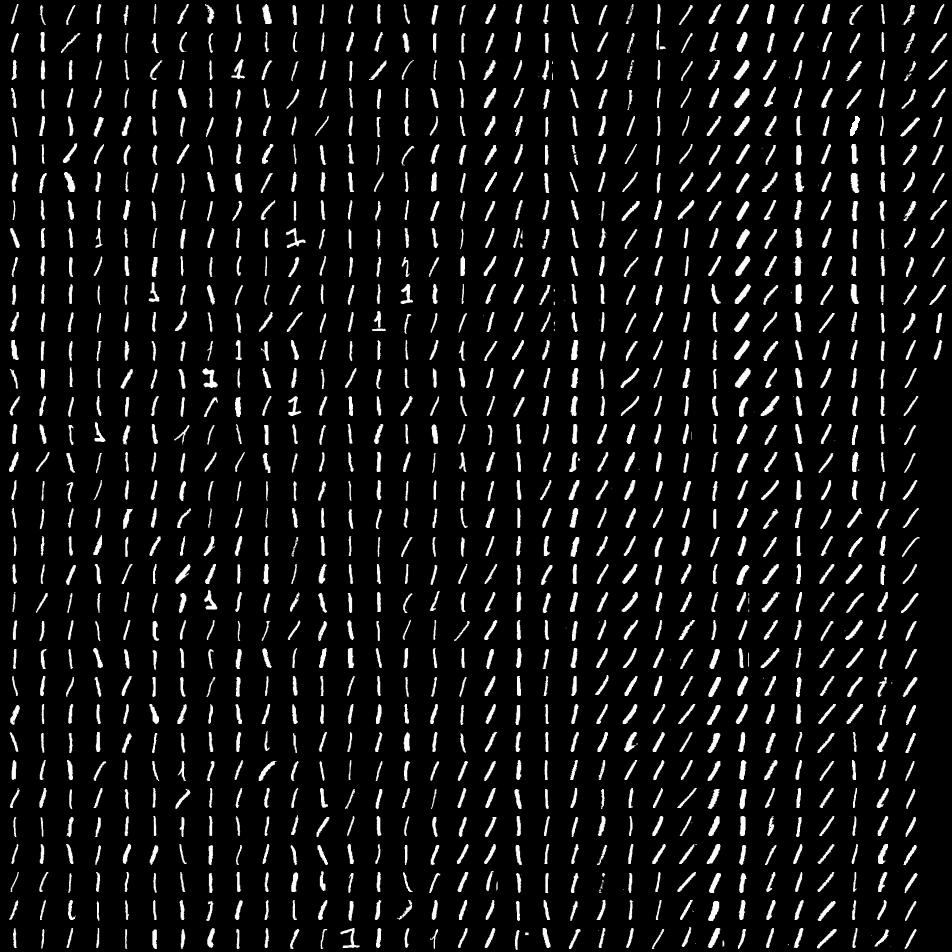
%> input picture mnist_test1.jpg, 952 x 952 px
$ octave test_mnist.m   (GNU Octave 9; MATLAB toolbox functions it lacks are replaced by stand-ins)
%> lines starting %> are read from the running program, lines starting %| are printed output that depends on the picture
### gaussian_kernel.m
% gaussian_kernel
%   Gaussian kernel for two matricies of column vectors
% author: wp
% input: matricies U,V,sigma
% output: Gram matrix G
function G=gaussian_kernel(U,V,sigma)
% inspired by http://stackoverflow.com/questions/13109826/compute-a-gramm-matrix-in-matlab-without-loops
sizeU=size(U,2);
sizeV=size(V,2);
% the formula below is derived from expanding ||u-v|| to avoid loops
A=repmat(sum(U.*U,1)',1,sizeV);
B=-2*U'*V;
C=repmat(sum(V.*V,1),sizeU,1);
G=A+B+C;
G=exp(-G/(2*sigma^2));

### solve_nlp_pchol.m
% solve_nlp_pchol
%   Train non-linear SVMs with partial Cholesky factorization (5.10)
% author: wp
% input: a,v,Delta,tau_d,sigma,tol,maxiter
% output: w*,b*,h*,U
function [w,b,h,U]=solve_nlp_pchol(a,V,Delta,taud,sigma,tol,maxiter)
K=gaussian_kernel(V,V,sigma);       % get K with gaussian kernel
n=size(K,1);
% [14 lines of commented-out code are left out]
[L,B,~,~] = partchol(K);	% get LDLt decomposition, B=D
for i=1:n
    if B(i,i)<tol			% we know the diagnoal elements of B are in descent order
        i=i-1;
        break;
    end
end
L1=sqrt(B)*L';				% get partial LLt decomposition
U=L1(1:i,:);
size(U,1)					% display the rank (size) of U
[w,b,h]=solve_sp(a,U,Delta,taud,maxiter);   % "then the SP is solved with U replacing V"

### partchol.m
% This function is by A. FORSGREN, P. E. GILL, AND W. MURRAY
%   in paper COMPUTING MODIFIED NEWTON DIRECTIONS USING A PARTIAL CHOLESKY FACTORIZATION

% PARTCHOL Partial Cholesky factorization routine for a real symmetric matrix H.
% [L,B,perm,n1] = partchol(H)
% forms a permutation perm, a unit lower-triangular matrix
% L(perm,:) and a block diagonal matrix B such that
% LBL'=H
% using the partial Cholesky factorization with diagonal pivoting.
% The size of the positive-definite principal submatrix obtained
% in the factorization is n1.
function [L,B,perm,n1] = partchol(H)
n = length(H);
perm = 1:n;
B = H;
L = zeros(n);
nu=0.5;
k = 1;
n1 = 0;
while k <= n
  [mur,r] = max([zeros(1,k-1) diag(B(k:n,k:n))']);
  if k < n
    mupr = max(abs(B(r,[1:r-1 r+1:n])));
  else
    mupr = 0;
  end
  if mur > 0 && mur >= nu * mupr
    n1 = k;
    perm([k r]) = perm([r k]);
    B([k r],:) = B([r k],:);
    B(:,[k r]) = B(:,[r k]);
    L(perm(k:n),k) = B(k:n,k)/B(k,k);
    if k < n
      B(k+1:n,k+1:n) = B(k+1:n,k+1:n)-L(perm(k+1:n),k)*B(k,k+1:n);
      B(k+1:n,k) = zeros(n-k,1);
      B(k,k+1:n) = zeros(1,n-k);
    end
    k = k+1;
  else
    L(perm(k:n),k:n) = eye(n-k+1);
    k = n+1;
  end
end

### solve_sp.m
% solve_sp
%   SQP-like algo in Sec.4 (Fletcher) with naive approach
% author: wp
% input: a,v,Delta,tau_d,maxiter
% output: w*,b*,h*
function [w,b,h]=solve_sp(a,V,Delta,taud,maxiter)
m=size(a,1);    % number of data points
n=size(V,1);    % dimension of v
AVt=diag(a)*V'; % pre-calculation
k=0;            % number of iters
d=taud*2;
% initialization
w=rand(n,1);    % "w_0 is arbitrary"
%w=ones(n,1);
w=w./norm(w);   % normalization
lpf=[0,-1];     % parameters in LP
lpA=[-a,ones(m,1)];
lpb=AVt*w;
options=optimoptions(@linprog,'display','none');    % suppress output
x=linprog(lpf,lpA,lpb,[],[],[],[],[],options);      % choose b_0 and h_0 by LP, x=[b_0;h_0]
b=x(1);
h=x(2);
% iteration
while norm(d)>=taud                 % criteria of termination
    pik=max([0 h]);                 % avoiding negative h_k (thus pi_k)
    qpH=diag([ones(n,1)*pik;0;0]);  % Hessian, parameters in QP_k
    qpf=[zeros(n+1,1);-1];
    qpA=[-AVt,-a,ones(m,1)];
    qpb=AVt*w+b.*a-h.*ones(m,1);
    qpAeq=[w',0,0];
    qpbeq=0;
    qplb=[-ones(n,1)*Delta;-inf;-inf];
    qpub=-qplb;
    options=optimoptions(@quadprog,'display','none');    % suppress output
    d=quadprog(qpH,qpf,qpA,qpb,qpAeq,qpbeq,qplb,qpub,[],options);  % solve QP_k, d=[dw;db;dh];
    dw=d(1:n);
    db=d(n+1);
    dh=d(n+2);
    wo=w+dw;
    bo=b+db;
    ho=h+dh;
    normw=norm(w);
    w=wo./normw;                    % w_k+1
    b=bo./normw;                    % b_k+1
    h=ho./normw;                    % h_k+1
    k=k+1;
    if k>maxiter
        fprintf('Too many iterations!\n')
        break
    end
    %norm(d)
end
k

### test_mnist.m
% see test_3x3 for full comments
% test solve_nlp_pchol with the mnist database
% just classify 1 (+1) and 9 (-1)
% pick the first n*20 digits from each image as the training data
% the next m*20 digits are used for testing
% each vector has 784 dimensions
n=20;
m=8;
sigma=50000;
im1=imread('mnist_test1.jpg');
%> im1 is the input picture: size 952x952 uint8; min 0, max 255, mean 19.9
im9=imread('mnist_test9.jpg');
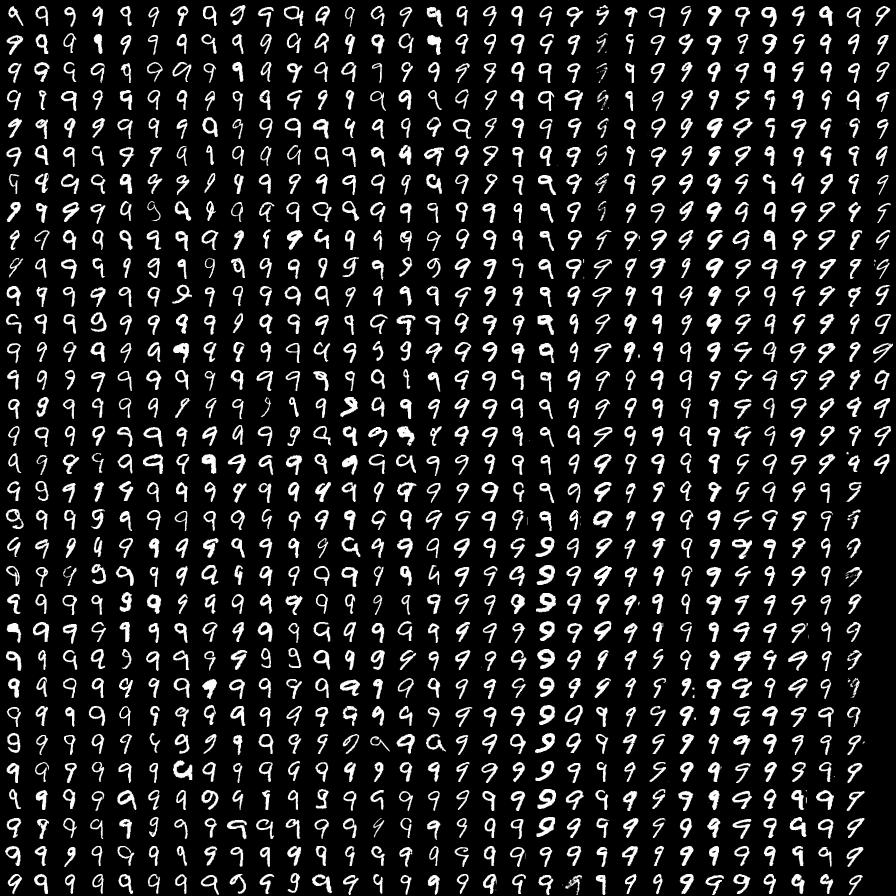
%> input picture mnist_test9.jpg, 896 x 896 px
%> im9 is the input picture: size 896x896 uint8; min 0, max 255, mean 32.5
V=zeros(784,n*40);
a=[ones(n*20,1);-ones(n*20,1)];
for i=1:n
    for j=1:20
        V(:,i*20-20+j)=reshape(double(im1(i*28-27:i*28,j*28-27:j*28)),784,1);
    end
end
for i=1:n
    for j=1:20
        V(:,(n+i)*20-20+j)=reshape(double(im9(n*28-27:n*28,j*28-27:j*28)),784,1);
    end
end
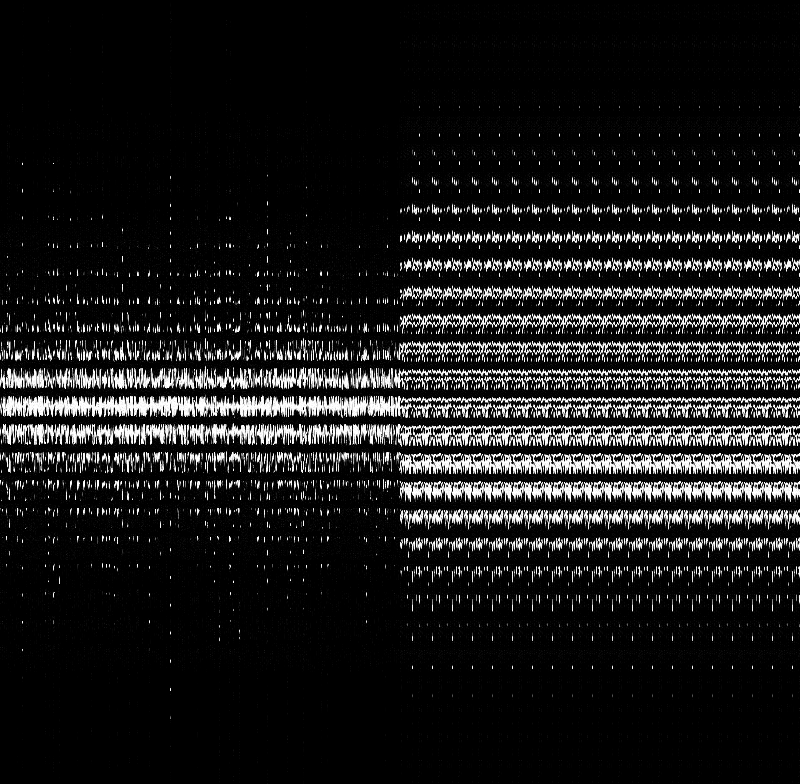
%> V: size 784x800 double; min 0, max 255, mean 26.6
% train svm
[w,b,h,U]=solve_nlp_pchol(a,V,10^5,10^-5,sigma,10^-5,50);
%> in gaussian_kernel, `B=-2*U'*V;`:
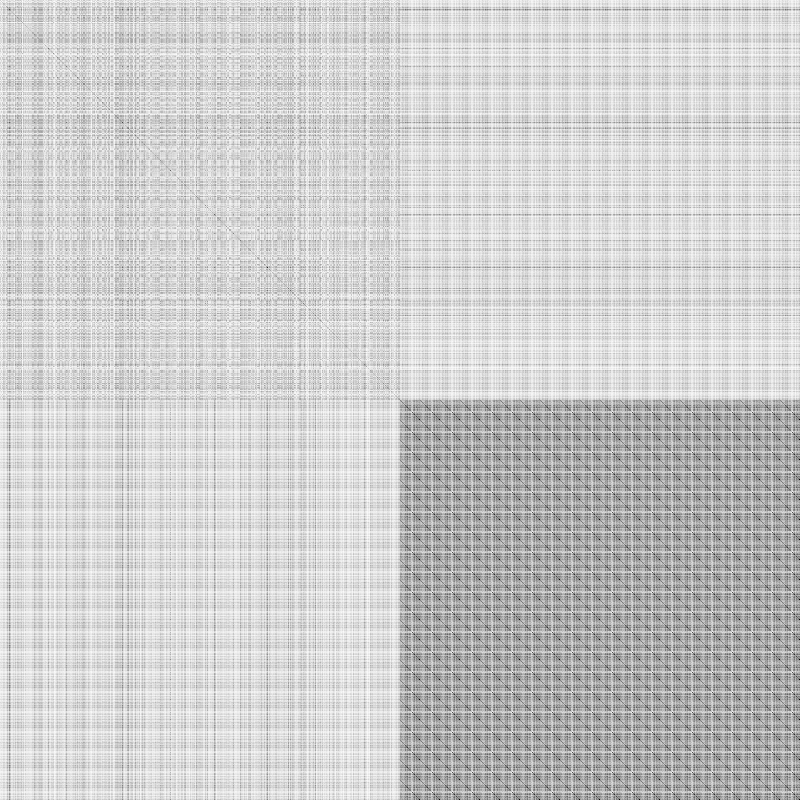
%> B: size 800x800 double; min -19054380, max -457550, mean -4129773.6; drawn with min black and max white
%> in gaussian_kernel, `C=repmat(sum(V.*V,1),sizeU,1);`:
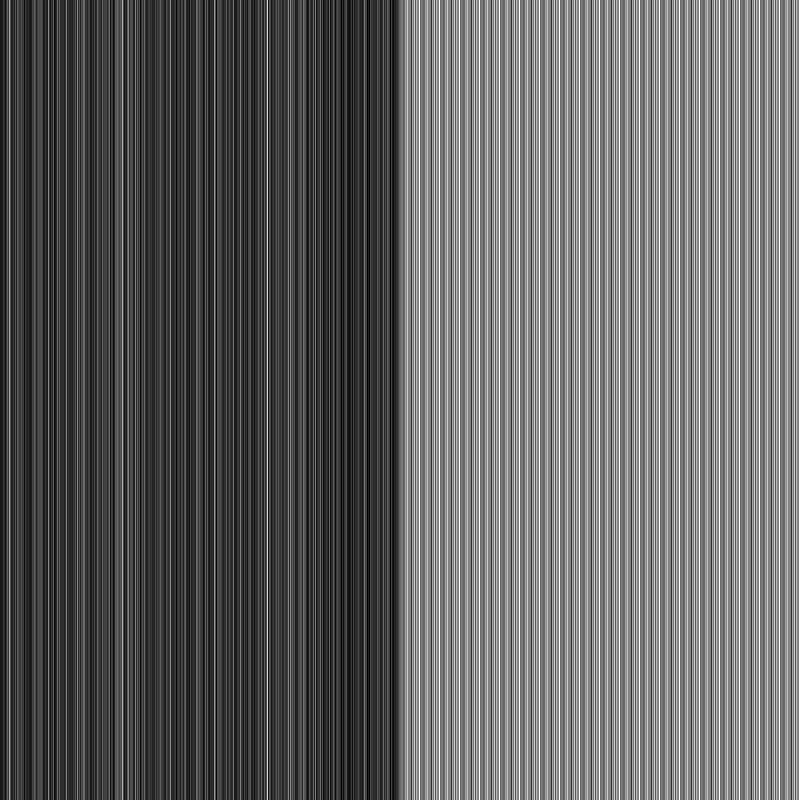
%> C: size 800x800 double; min 1108507, max 9527190, mean 4359365.8; mean of the top-left, top-right, bottom-left and bottom-right quarters 2985304.6, 5733427.1, 2985304.6, 5733427.1; drawn with min black and max white
%> in gaussian_kernel, `G=A+B+C;`:
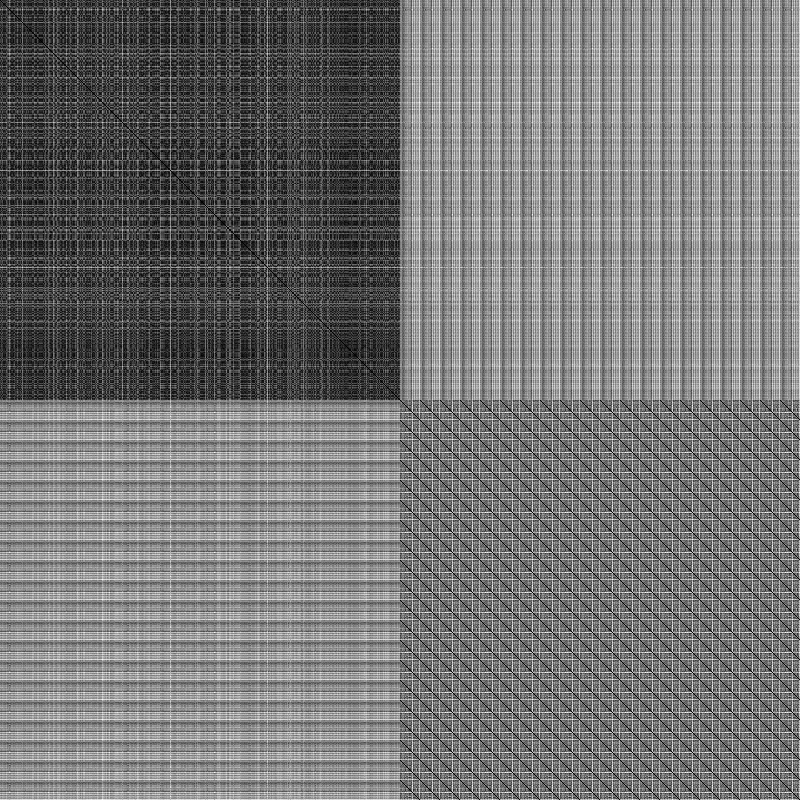
%> G: size 800x800 double; min 0, max 9934678, mean 4588958.1; drawn with min black and max white
%> the loop in partchol, `while k <= n` made 421 passes
%> mupr on passes 1 to 12: 1, 0.00346, 0.00247, 0.00103, 0.00168, 0.00103, 0.000913, 0.00119, 0.00107, 0.000252, 0.000452, 0.000905
%> after the loop in partchol, `while k <= n`:
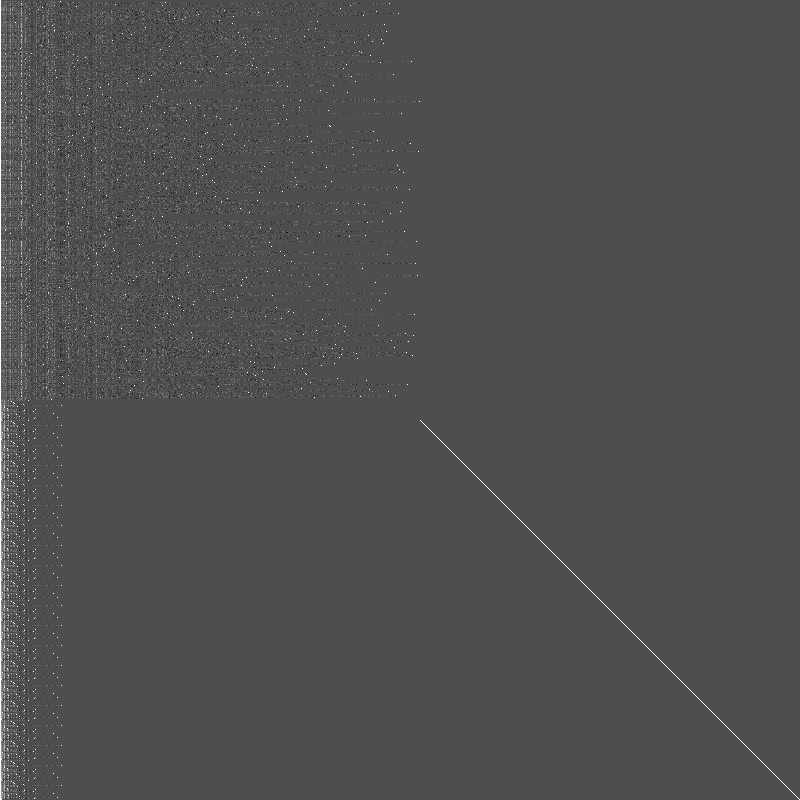
%> L: size 800x800 double; min -0.445, max 1, mean 0.0076; drawn with min black and max white
%> after the loop in partchol, `while k <= n`: k = 801; mupr = 0; n1 = 420; perm = 800 values, max 800 at index 800, min 1 at index 1, mean 400.5
%> in solve_nlp_pchol, `U=L1(1:i,:);`:
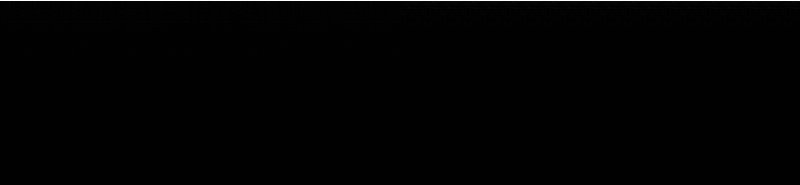
%> U: size 185x800 double; min -0.00683, max 1, mean 0.00597; drawn with min black and max white
%> in solve_sp, `lpb=AVt*w;`: lpb = 800 values, max 0.116 at index 83, min -0.115 at index 401, mean -0.000536
%> the run ends on the next line
